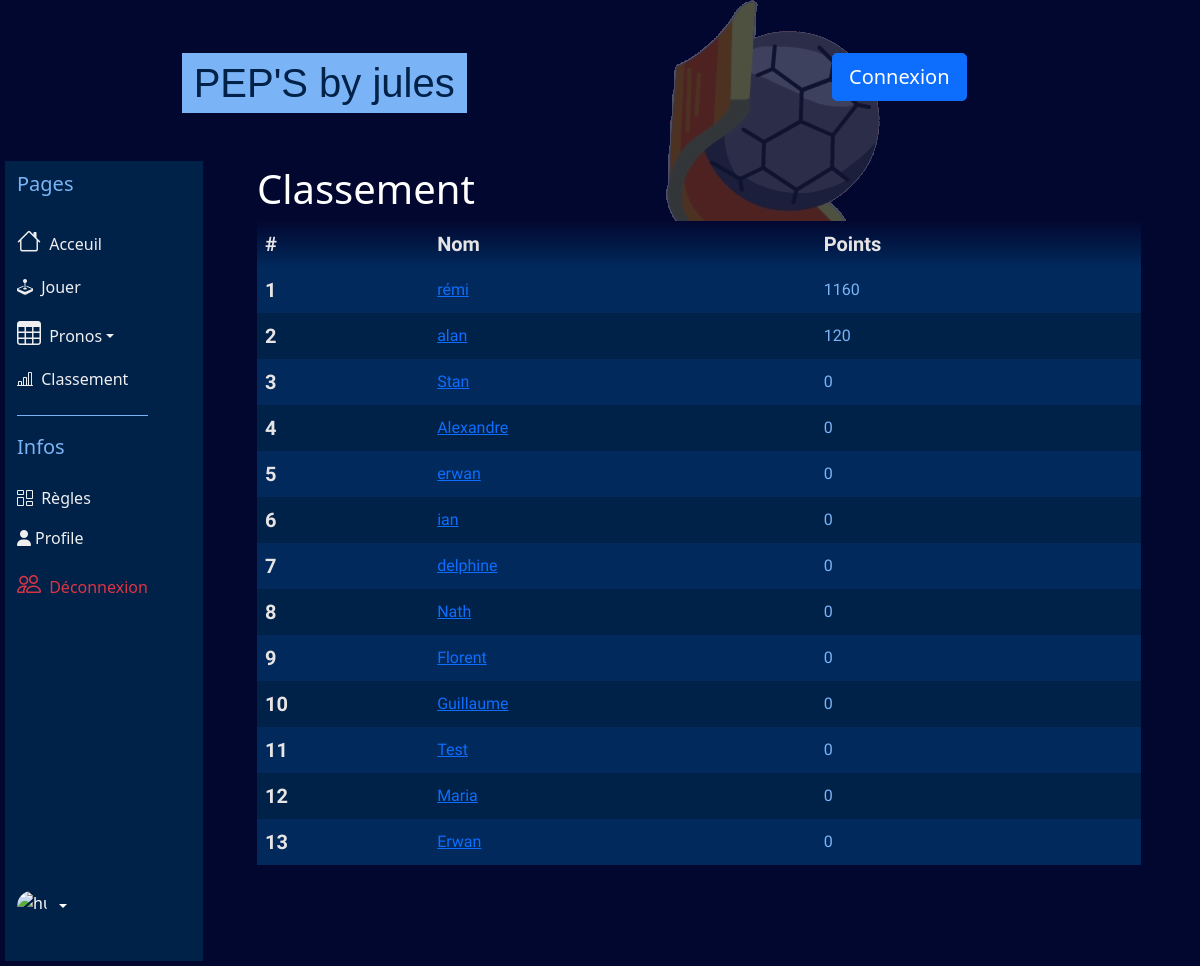
The page /template/rank.php on the database as committed earlier.
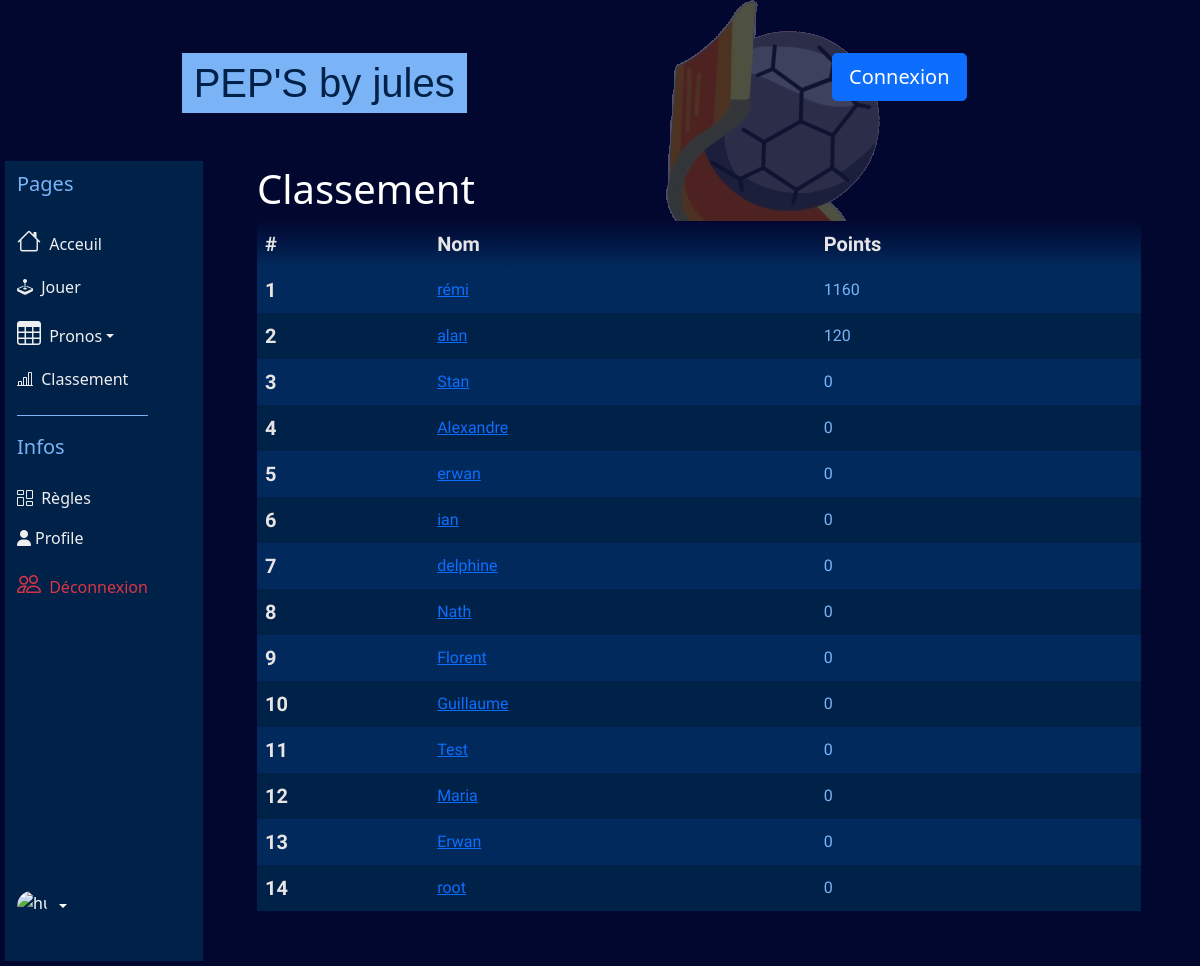
The same page on the database as committed later.
### tables this page shows
CREATE TABLE users(
    id INTEGER PRIMARY KEY AUTOINCREMENT NOT NULL,
    username TEXT NOT NULL UNIQUE,
    password TEXT NOT NULL ,
    email TEXT NOT NULL UNIQUE,
    created_at DATETIME DEFAULT CURRENT_TIMESTAMP
, score INTEGER NOT NULL DEFAULT 0, picture TEXT DEFAULT fixture);

### template/rank.php (the view)
<?php
include('header.php');
include_once(dirname(__FILE__) . '/functions/lateralNavbar.php');
$sql = 'SELECT * FROM users ORDER BY score DESC ';
$stmt = $db->prepare($sql);
$stmt->execute();
$users = $stmt->fetchall();
?>
<div class="container mx-auto p-1 col-12 col-xl-9 ">
<h1 class ="text-white">Classement</h1>
    <div class="hero-ranking fontsaira">
        <table class="table table-borderless align-middle">
            <thead>
                <tr class="tablehead">
                    <th scope="col">#</th>
                    <th scope="col">Nom</th>
                    <th scope="col">Points</th>
                </tr>
            </thead>
            <tbody>
                <?php
                $i = 1;
                foreach ($users as $user) {
                    $userid = $user['id'];
                    $username = $user["username"]
                ?>
                    <tr>
                        <th scope="row"><?php echo $i++; ?></th>
                        <td>
                            <a href="/template/showpronoplayer.php?ID= <?php echo $userid;?>"><?php echo $username;?></a>
                        </td>
                        <td>
                            <?php echo $user["score"]; ?>
                        </td>
                    </tr>
                <?php } ?>
            </tbody>
        </table>
    </div>
</div>

Rows that differ between the two databases and show on the page:
added users: username "root", score "0"
